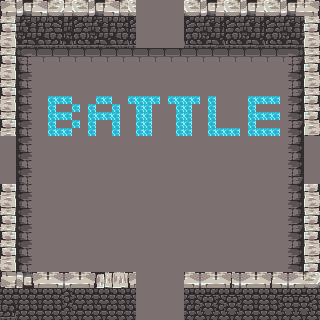

Rendered tile map (Tiled .tmx) drawn with the repository's tilesets; below, a short description and the map source with its tile grids summarised:
An orthogonal 40x40 tile map with 8x8 px tiles, 3 tile layers (ground, wall, decorate) and 13 objects.

<map version="1.10" tiledversion="1.11.2" orientation="orthogonal" renderorder="right-down" width="40" height="40" tilewidth="8" tileheight="8" infinite="0" nextlayerid="12" nextobjectid="29">
 <tileset firstgid="1" source="地牢.tsx" />
 <layer id="1" name="ground" width="40" height="40">
  <data>[1600 cells, 1600 non-empty, 43 distinct tile ids]</data>
 </layer>
 <layer id="2" name="wall" width="40" height="40">
  <data>[1600 cells, 496 non-empty, 162 distinct tile ids]</data>
 </layer>
 <layer id="6" name="decorate" width="40" height="40">
  <data>[1600 cells, 0 non-empty, 0 distinct tile ids]</data>
 </layer>
 <objectgroup id="11" name="door">
  <object id="4" x="136" y="0" width="48" height="48">
   <properties>
    <property name="keyId" value="" />
    <property name="status" value="closed" />
    <property name="type" value="door" />
   </properties>
  </object>
  <object id="5" x="136" y="272" width="48" height="48">
   <properties>
    <property name="keyId" value="" />
    <property name="status" value="closed" />
    <property name="type" value="door" />
   </properties>
  </object>
  <object id="6" x="0" y="136" width="16" height="48">
   <properties>
    <property name="keyId" value="" />
    <property name="status" value="closed" />
    <property name="type" value="door" />
   </properties>
  </object>
  <object id="10" x="304" y="136" width="16" height="48">
   <properties>
    <property name="keyId" value="" />
    <property name="status" value="closed" />
    <property name="type" value="door" />
   </properties>
  </object>
 </objectgroup>
 <objectgroup id="9" name="spawn_points">
  <object id="12" x="37.2197" y="70.852">
   <properties>
    <property name="monsterId" value="" />
    <property name="perCount" type="int" value="1" />
    <property name="type" value="monster_spawn" />
   </properties>
   <point />
  </object>
  <object id="21" x="156.054" y="69.9552">
   <properties>
    <property name="monsterId" value="" />
    <property name="perCount" type="int" value="1" />
    <property name="type" value="monster_spawn" />
   </properties>
   <point />
  </object>
  <object id="22" x="276.682" y="69.0583">
   <properties>
    <property name="monsterId" value="" />
    <property name="perCount" type="int" value="1" />
    <property name="type" value="monster_spawn" />
   </properties>
   <point />
  </object>
  <object id="23" x="38.565" y="164.574">
   <properties>
    <property name="monsterId" value="" />
    <property name="perCount" type="int" value="1" />
    <property name="type" value="monster_spawn" />
   </properties>
   <point />
  </object>
  <object id="24" x="159.641" y="162.78">
   <properties>
    <property name="monsterId" value="" />
    <property name="perCount" type="int" value="1" />
    <property name="type" value="monster_spawn" />
   </properties>
   <point />
  </object>
  <object id="25" x="278.027" y="163.677">
   <properties>
    <property name="monsterId" value="" />
    <property name="perCount" type="int" value="1" />
    <property name="type" value="monster_spawn" />
   </properties>
   <point />
  </object>
  <object id="26" x="37.6682" y="259.193">
   <properties>
    <property name="monsterId" value="" />
    <property name="perCount" type="int" value="1" />
    <property name="type" value="monster_spawn" />
   </properties>
   <point />
  </object>
  <object id="27" x="160.538" y="258.296">
   <properties>
    <property name="monsterId" value="" />
    <property name="perCount" type="int" value="1" />
    <property name="type" value="monster_spawn" />
   </properties>
   <point />
  </object>
  <object id="28" x="280.269" y="258.744">
   <properties>
    <property name="monsterId" value="" />
    <property name="perCount" type="int" value="1" />
    <property name="type" value="monster_spawn" />
   </properties>
   <point />
  </object>
 </objectgroup>
</map>
